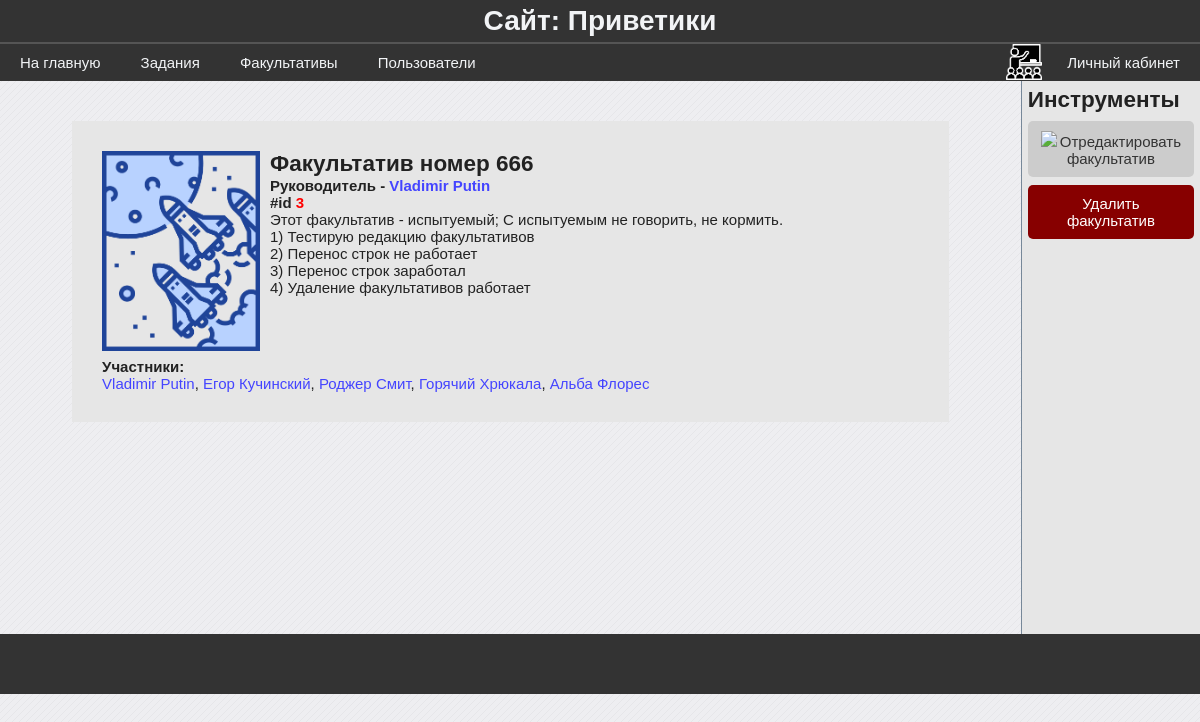
The page /group/3 (signed in) on the database its author committed.
### data/model_groups.py (models this page shows)
class Group(SqlAlchemyBase, SerializerMixin):
    __tablename__ = 'groups'
    id = sqlalchemy.Column(sqlalchemy.Integer,
                           primary_key=True,
                           autoincrement=True)
    name = sqlalchemy.Column(sqlalchemy.String)
    leader_id = sqlalchemy.Column(sqlalchemy.Integer,
                                  sqlalchemy.ForeignKey('users.id'))
    info = sqlalchemy.Column(sqlalchemy.String)
    users_num = sqlalchemy.Column(sqlalchemy.Integer, default=0)
    tasks = sqlalchemy.orm.relation("Task",
                                    secondary="groups_to_tasks",
                                    backref="groups")
    @hybrid_property
    def leader(self):
        session = create_session()
        leader = session.query(User).get(self.leader_id)
        return leader

### data/model_users.py (models this page shows, shortened)
class User(SqlAlchemyBase, UserMixin, SerializerMixin):
    __tablename__ = 'users'
    id = sqlalchemy.Column(sqlalchemy.Integer,
                           primary_key=True, autoincrement=True)
    surname = sqlalchemy.Column(sqlalchemy.String)
    name = sqlalchemy.Column(sqlalchemy.String)
    age = sqlalchemy.Column(sqlalchemy.Integer)
    email = sqlalchemy.Column(sqlalchemy.String)
    type = sqlalchemy.Column(sqlalchemy.Integer)
    last_time_in = sqlalchemy.Column(sqlalchemy.String,
                                     default=time.ctime)
    hashed_password = sqlalchemy.Column(sqlalchemy.String)
    groups = sqlalchemy.orm.relation("Group",
                                     secondary="users_to_groups",
                                     backref="users")

### blueprints/groups.py (the view)
@blueprint.route('/group/<int:group_id>')
def group(group_id):
    session = db_session.create_session()
    group = session.query(Group).get(group_id)
    users = group.users
    return render_template('group.html', group=group, users=users, bool_userbox=current_user.is_authenticated)

### blueprints/user_authenticate.py (called while the page is built)
@login_manager.user_loader
def user_load(user_id):
    session = db_session.create_session()
    return session.query(User).get(user_id)

### data/db_session.py (called while the page is built)
def create_session() -> Session:
    global __factory
    return __factory()

### templates/group.html (shortened to what this page needs)
{% extends "base.html" %}
{% block content %}
    <div class="infolist">
        <div class='flexbox flex_c_nowr'>
            <div><img src="{{ group.image if group.image else '../static/images/none_image.png'}}" height="200px">
                <h2>{{ group.name }}</h2>
                <h4>Руководитель - <a href="/user/{{ group.leader_id }}" class='link'>{{ group.leader.name }} {{ group.leader.surname }}</a></h4>
                <h4>#id <span style='color: red'>{{ group.id }}</span></h4>
                {% if group.info %}
                    {% for line in group.info.split('\n') %}
                        <p>{{ line }}</p>
                    {% endfor %}
                {% else %}
                    <p>Нет информации о факультативе</p>
                {% endif %}
            </div>
            <div>
                <h4>Участники: </h4>
                {% for user in users %}
                    <a href="/user/{{ user.id }}" class="link">{{ user.name }} {{ user.surname }}</a>{{ ', ' if not loop.last }}
                {% endfor %}
            </div>
        </div>
    </div>
{% endblock %}
{% if bool_userbox %}
{% block userbox %}
    <h2>Инструменты</h2>
    {% if (current_user.type == 2 and current_user.id == group.leader_id) or current_user.type <= 1 %}
        <a href="/edit_group/{{ group.id }}" class='btn'>
            <img src="/static/images/edit_icon1.png">Отредактировать факультатив</a>
    {% endif %}
    {% if current_user.id == group.leader_id or current_user.type <= 1 %}
        <a href="/del_group/{{ group.id }}" class='btn red-btn'>Удалить факультатив</a>
    {% endif %}
{% endblock %}
{% endif %}

### static/css/stylesheet.css (style rules this page uses)
body { background-color: #eeeef1; font-family: "Calibri", sans-serif; font-size: 15px; }
* { margin: 0; padding: 0; }
a { text-decoration: none; }
.userbox a img { height: 12px; margin-right: 3px; }
.userbox h2 { margin-bottom: 8px; }
.userbox .btn { margin-bottom: 8px; }
.btn { display: block; background: #ccc; padding: 10px; color: #333; border-radius: 5px; text-align: center; }
.red-btn { background-color: rgba(135, 0, 0, 1); color: white; }
.link { color: #44f; }
.flexbox { display: flex; }
.flex_c_nowr { flex-flow: column nowrap; }
.infolist { display: block; width: 80%; margin: auto; margin-top: 40px; background-color: rgb(230, 230, 230); padding: 30px; }
.infolist img { float: left; margin: 0px 10px 7px 0px }

### rows shown on the page
Group: name "Факультатив номер 666", id "3"
User: leader.name "Vladimir", leader.surname "Putin", name "Vladimir", surname "Putin", last ","
User: name "Егор", surname "Кучинский", last ","
User: name "Роджер", surname "Смит", last ","
User: name "Горячий", surname "Хрюкала", last ","
User: name "Альба", surname "Флорес"

### other values the page prints
{{ line }} "Этот факультатив - испытуемый; С испытуемым не говорить, не кормить." "1) Тестирую редакцию факультативов" "2) Перенос строк не работает" "3) Перенос строк заработал" "4) Удаление факультативов работает"
